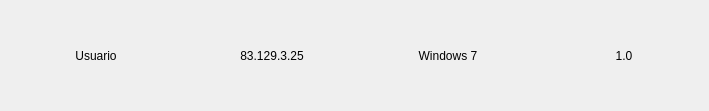
<?xml version="1.0" encoding="UTF-8"?>
<ui version="4.0">
 <class>iteminfo</class>
 <widget class="QWidget" name="iteminfo">
  <property name="geometry">
   <rect>
    <x>0</x>
    <y>0</y>
    <width>709</width>
    <height>111</height>
   </rect>
  </property>
  <property name="windowTitle">
   <string>Form</string>
  </property>
  <property name="styleSheet">
   <string notr="true"/>
  </property>
  <layout class="QGridLayout" name="gridLayout_2">
   <property name="topMargin">
    <number>0</number>
   </property>
   <property name="rightMargin">
    <number>0</number>
   </property>
   <property name="bottomMargin">
    <number>0</number>
   </property>
   <item row="0" column="0">
    <layout class="QGridLayout" name="gridLayout">
     <item row="0" column="1">
      <widget class="QLabel" name="label_4">
       <property name="text">
        <string>83.129.3.25</string>
       </property>
       <property name="alignment">
        <set>Qt::AlignCenter</set>
       </property>
      </widget>
     </item>
     <item row="0" column="3">
      <widget class="QLabel" name="label_2">
       <property name="text">
        <string>1.0</string>
       </property>
       <property name="alignment">
        <set>Qt::AlignCenter</set>
       </property>
      </widget>
     </item>
     <item row="0" column="0">
      <widget class="QLabel" name="label">
       <property name="styleSheet">
        <string notr="true"/>
       </property>
       <property name="text">
        <string>Usuario</string>
       </property>
       <property name="alignment">
        <set>Qt::AlignCenter</set>
       </property>
      </widget>
     </item>
     <item row="0" column="2">
      <widget class="QLabel" name="label_3">
       <property name="text">
        <string>Windows 7</string>
       </property>
       <property name="alignment">
        <set>Qt::AlignCenter</set>
       </property>
      </widget>
     </item>
    </layout>
   </item>
  </layout>
 </widget>
 <resources/>
 <connections/>
</ui>
